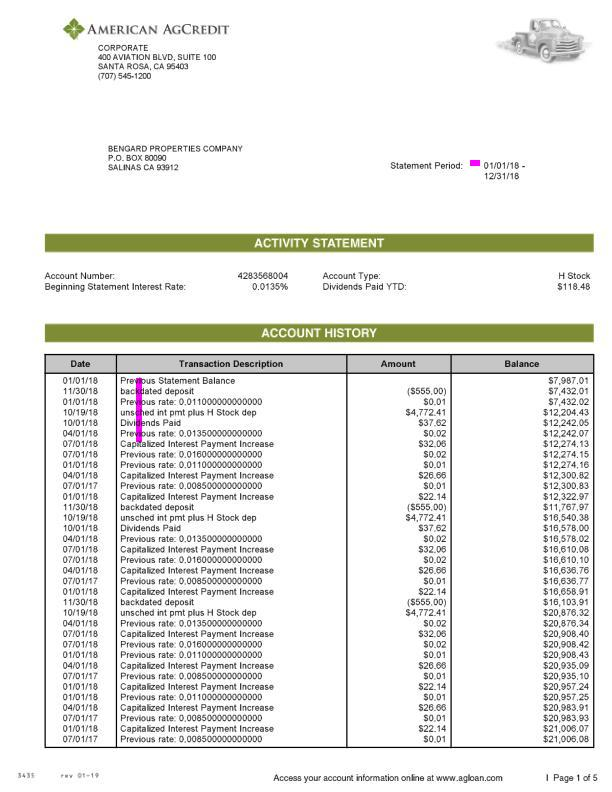
#> input picture cimage.jpeg, 612 x 792 px; its folder holds 6 pictures in this run; the run also reads 1 picture not shown here
$ python test.py   (older library calls are emulated)
#> lines starting #> are read from the running program, lines starting #| are printed output that depends on the picture; long printed decimals are rounded
import fitz
import os
import numpy as np
from skimage import io
from skimage.color import rgb2gray
from skimage.measure import compare_ssim
from matplotlib import pyplot as plt
from PIL import Image
from PIL import ImageChops
from PIL import ImageDraw
from skimage.filters import threshold_otsu
from skimage.measure import find_contours
from skimage.color import gray2rgb


pdfPath = r'C:\ISIS\afpds\amacln5.pdf'
imageName = r'amacln5image'

# [6 lines of commented-out code are left out]

def converPDFtoImage(pdfPath,imagePath,pageNo):
    filename = os.path.basename(pdfPath)
    if(os.path.isfile(pdfPath) and (filename[-4:]!='.pdf') or (filename[-4:]!='.PDF')):
        doc = fitz.open(pdfPath)
        page = doc.loadPage(pageNo)
        pix = page.getPixmap(alpha=False)
        img = Image.frombuffer("RGB", [pix.width, pix.height], pix.samples,"raw", "RGB", 0, 1)
        imageName = filename[:-4]
        img.save(imageName+"%d.jpeg"%pageNo)
    else:
        print("Please enter a valid pdf path")
#converPDFtoImage(pdfPath,r'E:\pdfCompare',0)

def drawShape(img,coordinates,color):
    #img = gray2rgb(img)
    print(img.shape)
    coordinates = coordinates.astype(int)

    img[coordinates[:, 0],coordinates[:, 1]] = color

    return img


def find_difference_in_image(image1_path,image2_path,main_img):
    #filename1 = os.path.basename(image1_path)
    #if(os.path.isfile(image1_path) and (filename1[-4:]!='.pdf') or (filename[-4:]!='.PDF')):
    if(type(image1_path) is np.ndarray):
        if(len(image1_path.shape)==3):
            main_image1_gray = rgb2gray(image1_path)
        elif(len(image1_path.shape)==2):
            main_image1_gray = image1_path
        else:
            print('invalid argument')
            return
    else:
        main_image1 = io.imread(image1_path)
        main_image1_gray = rgb2gray(main_image1)
    if(type(image2_path) is np.ndarray):
        if(len(image2_path.shape)==3):
            main_image2_gray = rgb2gray(image2_path)
        elif(len(image2_path.shape)==2):
            main_image2_gray = image2_path
        else:
            print('invalid argument')
            return
    else:
        main_image2 = io.imread(image2_path)
    # main_image1 = io.imread(image1_path)
    # main_image2 = io.imread(image2_path)
    # #print(main_image1)

        main_image2_gray = rgb2gray(main_image2)

    (score,difference) = compare_ssim(main_image1_gray,main_image2_gray,full=True)
    if(score==1.0):
        print("Image is same")
        return
    print(score)
    print(difference)
    difference = (difference*255).astype("uint8")
    thresh = threshold_otsu(difference)

    cnts = find_contours(difference,thresh)
    different_image = main_img
    for cnt in cnts:
        different_image = drawShape(different_image,cnt,[255,0,0])

    return different_image

def compareImageByCoordinates(image1,image2,coordinates,main_img):
    if((type(image1) is np.ndarray) and (type(image2) is np.ndarray) and image1.shape==image2.shape):
        if(len(image1.shape)<2 or len(image1.shape)>2):
            print("compareImageByCoordinates function can only work with grayscale image and image shapes should be same")
        else:
            x1,y1,x2,y2,x3,y3,x4,y4 = coordinates
            print("y3: "+str(y3)+" y1: "+str(y1)+"\n"+"x3: "+str(x3)+" x4: "+str(x4))
            tx3 = x3
            tx4 = x4
            ty3 = y3
            ty1 = y1
            while(y3<y1):
                x3 = tx3
                x4 = tx4
                while(x3<x4):
                    image1[y3,x3]=1
                    image2[y3,x3]=1
                    x3+=1
                #print('111')
                y3+=1
            print('111')
            img = find_difference_in_image(image1,image2,main_img)
            return img

    else:
        print("Image should in numpy array and equal in shape")

im1 = io.imread('cimage.jpeg')
#> im1 is the input picture: shape (792, 612, 3); mean R, G, B 235.3, 235.7, 232.3
im2 = io.imread('cimage2.jpeg')
main_img = im1
im1 = rgb2gray(im1)
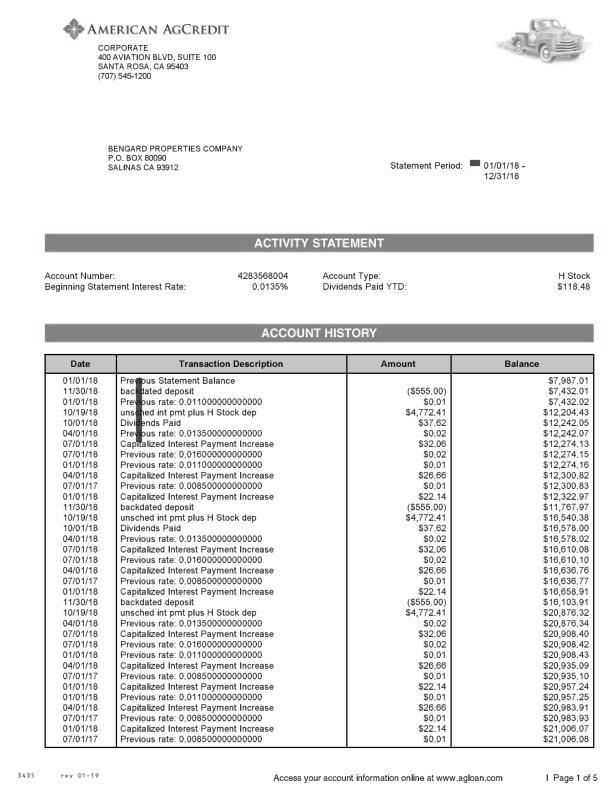
#> im1: shape (792, 612) float64; min 0, max 1, mean 0.923
im2 = rgb2gray(im2)
#> im2: shape (792, 612) float64
myimg = compareImageByCoordinates(im1,im2,[377,198,542,195,373,136,533,134],main_img)
#> in find_difference_in_image, `(score,difference) = compare_ssim(main_image1_gray,main_image2_gray,fu..`:
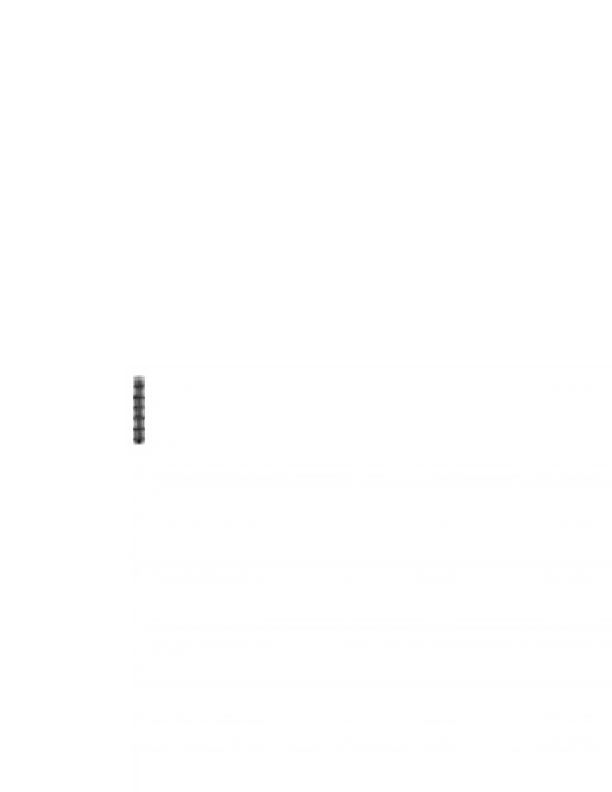
#> difference: shape (792, 612) float64; min 0.0802, max 1, mean 0.999
#> in find_difference_in_image, `(score,difference) = compare_ssim(main_image1_gray,main_image2_gray,fu..`: score = 0.999
#| 0.9991
#> (printed output is left out)
#> in find_difference_in_image, `thresh = threshold_otsu(difference)`: thresh = 180
#> in find_difference_in_image, `cnts = find_contours(difference,thresh)`: cnts = 1 point arrays, longest 179 points
#> the loop in find_difference_in_image, `for cnt in cnts:` made 1 pass
#| (792, 612, 3)


#myimg = find_difference_in_image('amacln50_1.jpeg','amacln50_2.jpeg')
if(myimg is not None):
    io.imshow(myimg)
    io.show()
